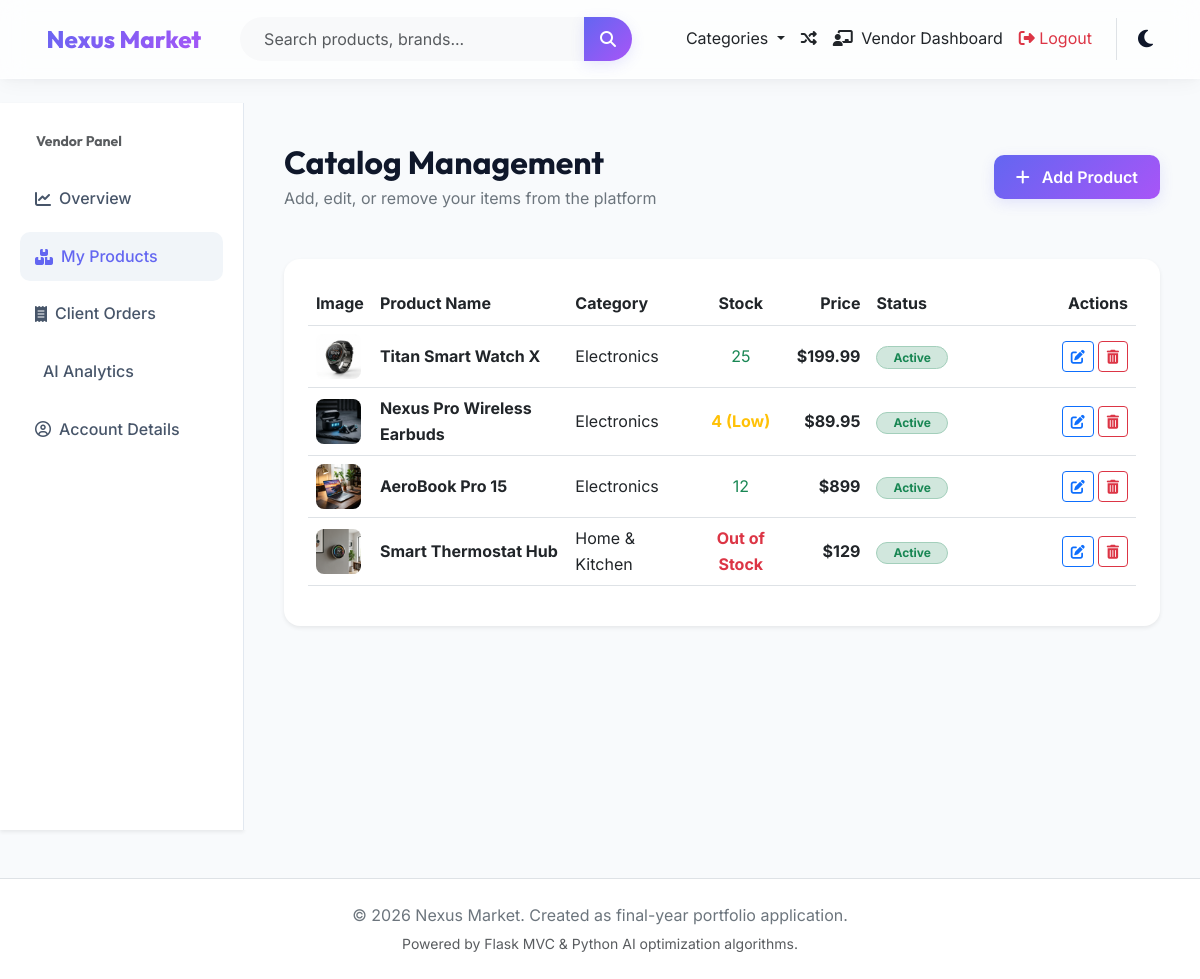
/vendor/products (signed in), run on the app's committed database.
### tables this page shows
CREATE TABLE products (
    id INTEGER PRIMARY KEY AUTOINCREMENT,
    vendor_id INT NOT NULL,
    category_id INT NOT NULL,
    name VARCHAR(255) NOT NULL,
    description TEXT,
    price NUMERIC NOT NULL,
    stock INT NOT NULL DEFAULT 0,
    image_url VARCHAR(255) DEFAULT 'default_product.png',
    status VARCHAR(20) NOT NULL DEFAULT 'active', -- 'active', 'inactive', 'flagged'
    average_rating NUMERIC DEFAULT 0.00,
    created_at TIMESTAMP DEFAULT CURRENT_TIMESTAMP,
    FOREIGN KEY (vendor_id) REFERENCES vendors(id) ON DELETE CASCADE,
    FOREIGN KEY (category_id) REFERENCES categories(id) ON DELETE CASCADE
);

CREATE TABLE categories (
    id INTEGER PRIMARY KEY AUTOINCREMENT,
    name VARCHAR(100) NOT NULL UNIQUE,
    description TEXT,
    slug VARCHAR(100) NOT NULL UNIQUE
);

### routes/vendor.py (the view)
@vendor_bp.route('/vendor/products')
@vendor_required
def products():
    vendor_id = _get_vendor_id()
    products_list = db.execute_query(
        "SELECT p.*, c.name as category_name "
        "FROM products p "
        "JOIN categories c ON p.category_id = c.id "
        "WHERE p.vendor_id = %s ORDER BY p.created_at DESC", [vendor_id]
    )
    return render_template('vendor/products.html', products=products_list)

### models/db_manager.py (called while the page is built)
    def _translate_sql(self, sql):
        if self.db_type == 'sqlite':
            return sql.replace('%s', '?')
        return sql

### routes/auth.py (called while the page is built)
def login_required(f):
    @wraps(f)
    def decorated_function(*args, **kwargs):
        if 'user_id' not in session:
            flash('Please log in to access this page.', 'warning')
            return redirect(url_for('auth.login'))
        return f(*args, **kwargs)
    return decorated_function

### routes/vendor.py (called while the page is built)
def _get_vendor_id():
    user_id = session['user_id']
    vendor_rows = db.execute_query("SELECT id FROM vendors WHERE user_id = %s", [user_id])
    return vendor_rows[0]['id'] if vendor_rows else None

### templates/vendor/products.html (shortened to what this page needs)
{% extends 'layouts/base.html' %}
{% block content %}
<div class="dashboard-container">
    <div class="dashboard-sidebar shadow-sm">
        <h5 class="fw-bold mb-4 px-3 text-muted uppercase small">Vendor Panel</h5>
        <a href="{{ url_for('vendor.dashboard') }}" class="sidebar-link">
            <i class="fa-solid fa-chart-line me-2"></i> Overview
        </a>
        <a href="{{ url_for('vendor.products') }}" class="sidebar-link active">
            <i class="fa-solid fa-boxes-stacked me-2"></i> My Products
        </a>
        <a href="{{ url_for('vendor.orders') }}" class="sidebar-link">
            <i class="fa-solid fa-receipt me-2"></i> Client Orders
        </a>
        <a href="{{ url_for('vendor.analytics') }}" class="sidebar-link">
             AI Analytics
        </a>
        <a href="{{ url_for('user.profile') }}" class="sidebar-link">
            <i class="fa-regular fa-user-circle me-2"></i> Account Details
        </a>
    </div>
    <div class="dashboard-content">
        <div class="d-flex justify-content-between align-items-center mb-5">
            <div>
                <h2 class="fw-bold mb-1" style="font-family: var(--font-heading);">Catalog Management</h2>
                <p class="text-secondary mb-0">Add, edit, or remove your items from the platform</p>
            </div>
            <a href="{{ url_for('vendor.product_add') }}" class="btn btn-premium"><i class="fas fa-plus me-2"></i> Add Product</a>
        </div>
        <div class="card border-0 shadow-sm rounded-4 p-4 bg-white">
            {% if not products %}
                <div class="text-center py-5">
                    <i class="fa-solid fa-boxes-stacked fs-1 text-muted mb-3"></i>
                    <h5 class="fw-bold">No Products Registered</h5>
                    <p class="text-secondary mb-4">Start selling by uploading your first inventory product item.</p>
                    <a href="{{ url_for('vendor.product_add') }}" class="btn btn-premium btn-sm">Add Product</a>
                </div>
            {% else %}
            <div class="table-responsive">
                <table class="table align-middle">
                    <thead>
                        <tr class="text-muted border-bottom">
                            <th>Image</th>
                            <th>Product Name</th>
                            <th>Category</th>
                            <th class="text-center">Stock</th>
                            <th class="text-end">Price</th>
                            <th>Status</th>
                            <th class="text-end" style="width: 180px;">Actions</th>
                        </tr>
                    </thead>
                    <tbody>
                        {% for prod in products %}
                        <tr>
                            <td>
                                <img src="{{ url_for('static', filename=prod.image_url) }}" class="rounded-3" style="width: 45px; height: 45px; object-fit: cover;" alt="{{ prod.name }}">
                            </td>
                            <td class="fw-bold text-dark">{{ prod.name }}</td>
                            <td>{{ prod.category_name }}</td>
                            <td class="text-center">
                                {% if prod.stock == 0 %}
                                    <span class="text-danger fw-bold">Out of Stock</span>
                                {% elif prod.stock < 5 %}
                                    <span class="text-warning fw-bold">{{ prod.stock }} (Low)</span>
                                {% else %}
                                    <span class="text-success">{{ prod.stock }}</span>
                                {% endif %}
                            </td>
                            <td class="text-end fw-bold">${{ prod.price }}</td>
                            <td>
                                {% if prod.status == 'active' %}
                                    <span class="badge bg-success-subtle text-success border border-success-subtle rounded-pill px-3">Active</span>
                                {% elif prod.status == 'flagged' %}
                                    <span class="badge bg-danger-subtle text-danger border border-danger-subtle rounded-pill px-3">Flagged</span>
                                {% else %}
                                    <span class="badge bg-secondary-subtle text-secondary border border-secondary-subtle rounded-pill px-3">Inactive</span>
                                {% endif %}
                            </td>
                            <td class="text-end">
                                <div class="d-flex justify-content-end gap-1">
                                    <a href="{{ url_for('vendor.product_edit', product_id=prod.id) }}" class="btn btn-sm btn-outline-primary" title="Edit"><i class="fas fa-edit"></i></a>
                                    <form action="{{ url_for('vendor.product_delete', product_id=prod.id) }}" method="POST" class="d-inline" onsubmit="return confirm('Are you sure you want to delete this product?')">
                                        <button type="submit" class="btn btn-sm btn-outline-danger" title="Delete"><i class="fas fa-trash-alt"></i></button>
                                    </form>
                                </div>
                            </td>
                        </tr>
                        {% endfor %}
                    </tbody>
                </table>
            </div>
            {% endif %}
        </div>
    </div>
</div>
{% endblock %}

### static/css/styles.css (style rules this page uses)
:root { --bg-primary: #f8fafc; --bg-secondary: #ffffff; --bg-tertiary: #f1f5f9; --text-primary: #0f172a; --text-secondary: #475569; --text-muted: #64748b; --accent-color: #6366f1; --accent-hover: #4f46e5; --accent-gradient: linear-gradient(135deg, #6366f1 0%, #a855f7 100%); --accent-glow: rgba(99, 102, 241, 0.15); --border-color: #e2e8f0; --card-shadow: 0 4px 20px -2px rgba(15, 23, 42, 0.05), 0 2px 8px -1px rgba(15, 23, 42, 0.03); --glass-bg: rgba(255, 255, 255, 0.7); --glass-border: rgba(255, 255, 255, 0.5); --glass-blur: blur(12px); --success: #10b981; --warning: #f59e0b; --danger: #ef4444; --info: #06b6d4; --font-heading: 'Outfit', sans-serif; --font-body: 'Inter', sans-serif; --border-radius-lg: 16px; --border-radius-md: 10px; --border-radius-sm: 6px; --transition-smooth: all 0.3s cubic-bezier(0.4, 0, 0.2, 1); }
* { box-sizing: border-box; margin: 0; padding: 0; }
body { background-color: var(--bg-primary); color: var(--text-primary); font-family: var(--font-body); line-height: 1.6; transition: var(--transition-smooth); min-height: 100vh; display: flex; flex-direction: column; }
h1, h2, h3, h4, h5, h6 { font-family: var(--font-heading); color: var(--text-primary); font-weight: 700; }
a { color: var(--accent-color); text-decoration: none; transition: var(--transition-smooth); }
.btn-premium { background: var(--accent-gradient); color: white; font-weight: 600; border: none; border-radius: var(--border-radius-md); padding: 10px 22px; box-shadow: 0 4px 14px var(--accent-glow); transition: var(--transition-smooth); cursor: pointer; }
.dashboard-container { display: flex; min-height: calc(100vh - 73px); }
.dashboard-sidebar { width: 260px; background-color: var(--bg-secondary); border-right: 1px solid var(--border-color); padding: 30px 20px; display: flex; flex-direction: column; }
.sidebar-link { display: flex; align-items: center; padding: 12px 15px; border-radius: var(--border-radius-md); color: var(--text-secondary); font-weight: 500; margin-bottom: 8px; transition: var(--transition-smooth); }
.sidebar-link:hover, .sidebar-link.active { background-color: var(--bg-tertiary); color: var(--accent-color); }
.dashboard-content { flex-grow: 1; padding: 40px; background-color: var(--bg-primary); }

### data on the page
products: image_url (picture), name "Titan Smart Watch X", category_name "Electronics", stock "25", price "199.99", status "Active"
products: image_url (picture), name "Nexus Pro Wireless Earbuds", category_name "Electronics", stock "4", price "89.95", status "Active"
products: image_url (picture), name "AeroBook Pro 15", category_name "Electronics", stock "12", price "899", status "Active"
products: image_url (picture), name "Smart Thermostat Hub", category_name "Home & Kitchen", stock "Out of Stock", price "129", status "Active"

### other printed values
{{ current_year }} "2026"
